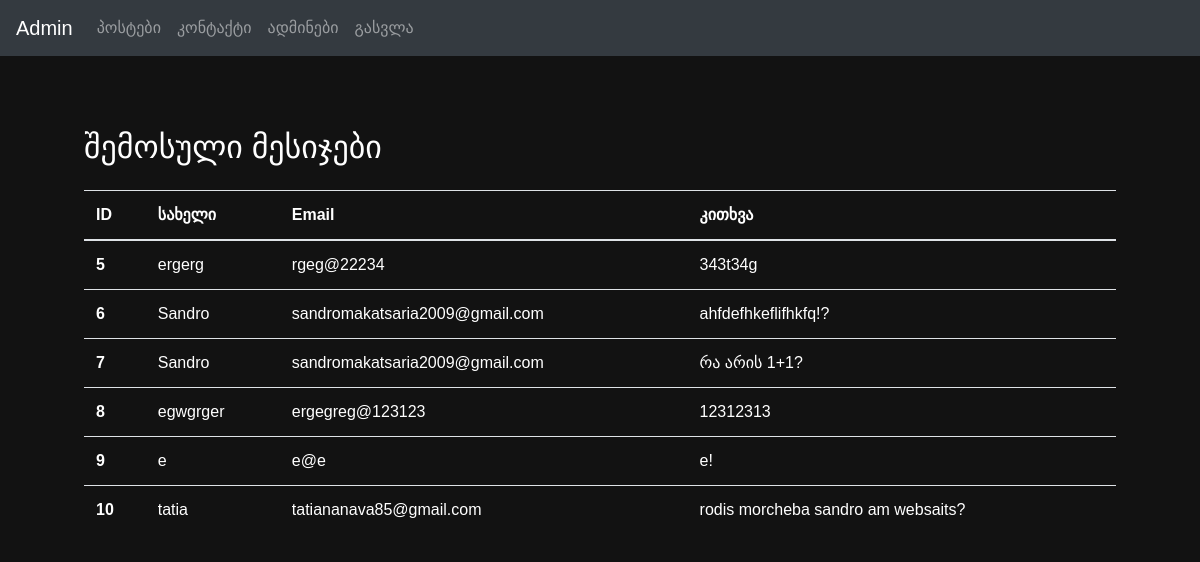
The app's page /admin/admin_contacts, older data.
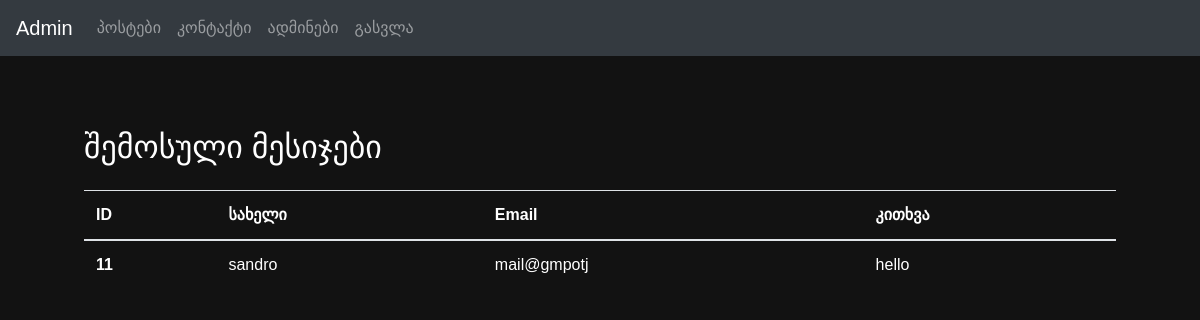
The same page, newer data.
### tables this page shows
CREATE TABLE contacts (
                id INTEGER PRIMARY KEY AUTOINCREMENT,
                name TEXT NOT NULL,
                email TEXT NOT NULL,
                question TEXT NOT NULL
            );

### app_main.py (the view)
@app.route('/admin/admin_contacts')
def admin_contacts():
    conn = sqlite3.connect('fitnessproject.db')
    c = conn.cursor()
    c.execute('SELECT * FROM contacts')
    rows = c.fetchall()
    conn.close()
    questions = []
    for row in rows:
        questions.append({'id': row[0], 'name': row[1], 'email': row[2], 'question': row[3]})
    print(questions)
    return render_template('admin_contacts.html', questions=questions)

### templates/admin_contacts.html (shortened to what this page needs)
<!doctype html>
<html lang="en">
<head>
    <link rel="stylesheet" href="https://cdn.jsdelivr.net/npm/bootstrap@4.4.1/dist/css/bootstrap.min.css"
>
</head>
<body style="background-color: #121212;">
{%include 'admin_header.html'%}
<br>
<br>
<h2 class="main-box" style="color: white;">შემოსული მესიჯები</h2>
<table class="table main-box">
    <thead>
    <tr>
        <th scope="col" class="white-text">ID</th>
        <th scope="col" class="white-text">სახელი</th>
        <th scope="col" class="white-text">Email</th>
        <th scope="col" class="white-text">კითხვა</th>
    </tr>
    </thead>
    <tbody>
    {%for question in questions %}
    <tr>
        <th scope="row" class="white-text">{{question['id']}}</th>
        <td class="white-text">{{question['name']}}</td>
        <td class="white-text">{{question['email']}}</td>
        <td class="white-text">{{question['question']}}</td>
    </tr>
    {% endfor %}
    </tbody>
</table>
</body>
</html>

### templates/admin_header.html (shortened to what this page needs)
<nav class="navbar navbar-expand-lg navbar-dark bg-dark">
    <a class="navbar-brand" href="/admin">
        Admin
    </a>
    <div class="collapse navbar-collapse" id="navbarSupportedContent">
        <ul class="navbar-nav mr-auto">
            <li class="nav-item">
                <a class="nav-link" href={{url_for('admin_posts')}}>პოსტები <span class="sr-only">(current)</span></a>
            </li>
            <li class="nav-item">
                <a class="nav-link" href={{url_for('admin_contacts')}}>კონტაქტი</a>
            </li>
            <li class="nav-item">
                <a class="nav-link" href={{url_for('admin_users')}}>ადმინები</a>
            </li>
            <li class="nav-item">
                <a class="nav-link" href={{url_for('logout')}}>გასვლა</a>
            </li>
        </ul>
    </div>
</nav>

### templates/admin_contacts.html (style rules this page uses)
body { font-family: "ALK Sanet", sans-serif; }
.main-box { width: 86%; margin-left: 7%; margin-top: 2%; }
.white-text { color: white; }

Row changes from the older to the newer data that the page shows:
removed contacts: id "5", name "ergerg", email "rgeg@22234", question "343t34g"
removed contacts: id "6", name "Sandro", email "sandromakatsaria2009@gmail.com", question "ahfdefhkeflifhkfq!?"
removed contacts: id "7", name "Sandro", email "sandromakatsaria2009@gmail.com", question "რა არის 1+1?"
removed contacts: id "8", name "egwgrger", email "ergegreg@123123", question "12312313"
removed contacts: id "9", name "e", email "e@e", question "e!"
removed contacts: id "10", name "tatia", email "tatiananava85@gmail.com", question "rodis morcheba sandro am websaits?"
added contacts: id "11", name "sandro", email "mail@gmpotj", question "hello"
